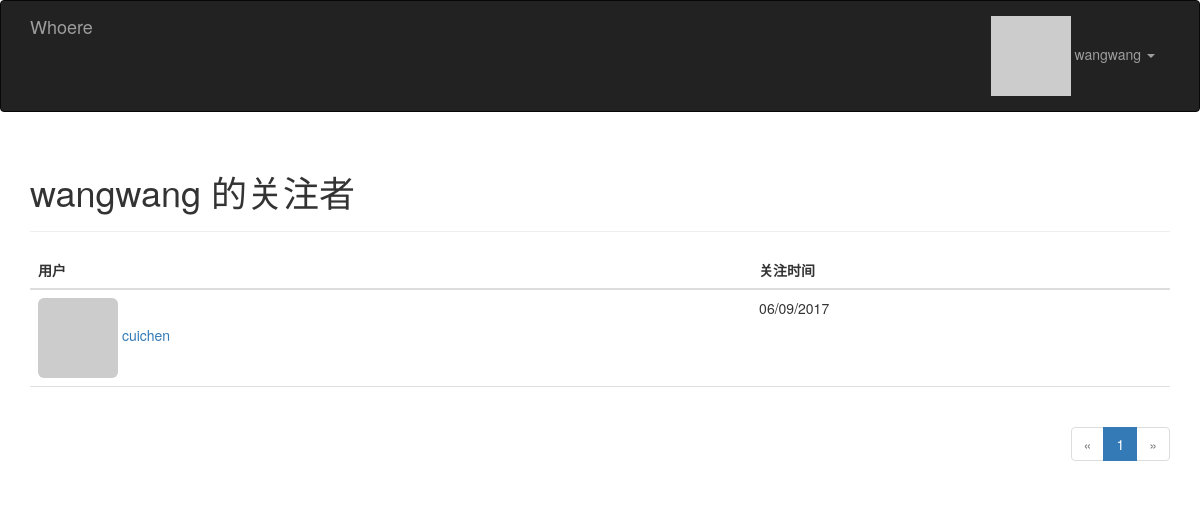
Screenshot of /followers/wangwang (signed in) with the database file from the repository.
### app/models.py (models this page shows, shortened)
class User(UserMixin, db.Model):
    __tablename__ = 'users'
    id = db.Column(db.Integer, primary_key=True)
    email = db.Column(db.String(64), unique=True, index=True)
    username = db.Column(db.String(64), unique=True, index=True)
    role_id = db.Column(db.Integer, db.ForeignKey('roles.id'))
    password_hash = db.Column(db.String(128))
    confirmed = db.Column(db.Boolean, default=False)
    name = db.Column(db.String(64))
    location = db.Column(db.String(64))
    about_me = db.Column(db.Text())
    member_since = db.Column(db.DateTime(), default=datetime.utcnow)
    last_seen = db.Column(db.DateTime(), default=datetime.utcnow)
    avatar_hash = db.Column(db.String(32))
    posts = db.relationship('Post', backref='author', lazy='dynamic')
    followed = db.relationship('Follow',
                               foreign_keys=[Follow.follower_id],
                               backref=db.backref('follower', lazy='joined'),
                               lazy='dynamic',
                               cascade='all, delete-orphan')
    followers = db.relationship('Follow',
                                foreign_keys=[Follow.followed_id],
                                backref=db.backref('followed', lazy='joined'),
                                lazy='dynamic',
                                cascade='all, delete-orphan')
    comments = db.relationship('Comment', backref='author', lazy='dynamic')
    @property
    def password(self):
        raise AttributeError('password is not a readable attribute')
    def can(self, permissions):
        return self.role is not None and \
            (self.role.permissions & permissions) == permissions
    def ping(self):
        self.last_seen = datetime.utcnow()
        db.session.add(self)
    def gravatar(self, size=100, default='identicon', rating='g'):
        if request.is_secure:
            url = 'https://secure.gravatar.com/avatar'
        else:
            url = 'http://www.gravatar.com/avatar'
        hash = self.avatar_hash or hashlib.md5(
            self.email.encode('utf-8')).hexdigest()
        return '{url}/{hash}?s={size}&d={default}&r={rating}'.format(
            url=url, hash=hash, size=size, default=default, rating=rating)

class Follow(db.Model):
    __tablename__ = 'follows'
    follower_id = db.Column(db.Integer, db.ForeignKey('users.id'),
                            primary_key=True)
    followed_id = db.Column(db.Integer, db.ForeignKey('users.id'),
                            primary_key=True)
    timestamp = db.Column(db.DateTime, default=datetime.utcnow)

### app/main/views.py (the view)
@main.route('/followers/<username>')
def followers(username):
    user = User.query.filter_by(username=username).first()
    if user is None:
        flash(u'无效的用户.')
        return redirect(url_for('.index'))
    page = request.args.get('page', 1, type=int)
    pagination = user.followers.paginate(
        page, per_page=current_app.config['WHOERE_FOLLOWERS_PER_PAGE'],
        error_out=False)
    follows = [{'user': item.follower, 'timestamp': item.timestamp}
               for item in pagination.items]
    return render_template('followers.html', user=user,
                           endpoint='.followers', pagination=pagination,
                           follows=follows)

### app/auth/views.py (called while the page is built)
@auth.before_app_request
def before_request():
    if current_user.is_authenticated:
        current_user.ping()
        if not current_user.confirmed \
                and request.endpoint \
                and request.endpoint[:5] != 'auth.' \
                and request.endpoint != 'static':
            return redirect(url_for('auth.unconfirmed'))

### app/main/__init__.py (called while the page is built)
@main.app_context_processor
def inject_permissions():
    return dict(Permission=Permission)

### app/main/views.py (called while the page is built)
@main.after_app_request
def after_request(response):
    for query in get_debug_queries():
        if query.duration >= current_app.config['WHOERE_SLOW_DB_QUERY_TIME']:
            current_app.logger.warning(
                'Slow query: %s\nParameters: %s\nDuration: %fs\nContext: %s\n'
                % (query.statement, query.parameters, query.duration,
                   query.context))
    return response

### app/models.py (called while the page is built)
@login_manager.user_loader
def load_user(user_id):
    return User.query.get(int(user_id))

### app/templates/followers.html (shortened to what this page needs)
{% extends "base.html" %}
{% import "_macros.html" as macros %}
{% block page_content %}
<div class="page-header">
    <h1>{{ user.username }} 的关注者</h1>
</div>
<table class="table table-hover followers">
    <thead><tr><th>用户</th><th>关注时间</th></tr></thead>
    {% for follow in follows %}
    {% if follow.user != user %}
    <tr>
        <td>
            <a href="{{ url_for('.user', username = follow.user.username) }}">
                <img class="img-rounded" src="{{ follow.user.gravatar(size=32) }}">
                {{ follow.user.username }}
            </a>
        </td>
        <td>{{ moment(follow.timestamp).format('L') }}</td>
    </tr>
    {% endif %}
    {% endfor %}
</table>
<div class="pagination">
    {{ macros.pagination_widget(pagination, endpoint, username = user.username) }}
</div>
{% endblock %}

### app/templates/base.html (shortened to what this page needs)
{% extends "bootstrap/base.html" %}
{% block head %}
{{ super() }}
<link rel="stylesheet" type="text/css" href="{{ url_for('static', filename='styles.css') }}">
{% endblock %}
{% block navbar %}
<div class="navbar navbar-inverse" role="navigation">
    <div class="container">
        <div class="navbar-header">
            <a class="navbar-brand" href="{{ url_for('main.index') }}"> Whoere </a>
        </div>
        <div class="navbar-collapse collapse">
            <ul class="nav navbar-nav navbar-right">
                {% if current_user.is_authenticated %}
                <li class="dropdown">
                    <a href="#" class="dropdown-toggle" data-toggle="dropdown">
                        <img src="{{ current_user.gravatar(size=18) }}">
                        {{current_user.username}} <b class="caret"></b>
                    </a>
                </li>
                {% else %}
                <li><a href="{{ url_for('auth.login') }}">登录</a></li>
                {% endif %}
            </ul>
        </div>
    </div>
</div>
{% endblock %}
{% block content %}
<div class="container">
    {% block page_content %}{% endblock %}
</div>
{% endblock %}

### app/static/styles.css (style rules this page uses)
div.pagination { width: 100%; text-align: right; padding: 0px; margin: 0px; }
.table.followers tr { border-bottom: 1px solid #e0e0e0; }

### rows the page displays
User: username "wangwang"
User: user.username "cuichen"
Follow: timestamp "06/09/2017"

### other values shown
{{ p }} "1"
